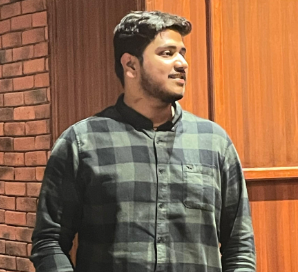
#> input picture profile.png, 298 x 272 px
$ python -i setup_image.py   (imports and definitions only)
#> lines starting #> are read from the running program, lines starting #| are printed output that depends on the picture
"""
Profile Image Setup Script
This script helps convert and optimize your profile image for the portfolio
"""

import os
from PIL import Image, ImageDraw
import io

def setup_profile_image(image_path, output_dir):
    """
    Convert profile image to circular format and save as profile.jpg

    Args:
        image_path: Path to the profile image
        output_dir: Directory to save the processed image
    """
#> called with image_path = 'profile.png', output_dir = 'out.png'
    try:
        # Open the image
        img = Image.open(image_path)
#> img is the input picture: PIL image 298x272 RGBA; mean R, G, B, A 142.2, 104.3, 77.3, 255

        # Convert to RGB if necessary (for PNG with transparency, etc.)
        if img.mode != 'RGB':
            img = img.convert('RGB')
#> img: PIL image 298x272 RGB

        # Get the minimum dimension to create a square
        size = min(img.size)
#> size = 272

        # Crop to square (centered)
        left = (img.width - size) / 2
#> left = 13
        top = (img.height - size) / 2
#> top = 0
        right = (img.width + size) / 2
#> right = 285
        bottom = (img.height + size) / 2
#> bottom = 272

        img = img.crop((left, top, right, bottom))
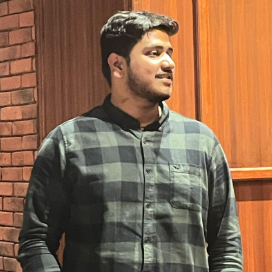
#> img: PIL image 272x272 RGB; mean R, G, B 138.1, 103.4, 77.9

        # Resize to reasonable size (400x400 for good quality)
        img = img.resize((400, 400), Image.Resampling.LANCZOS)
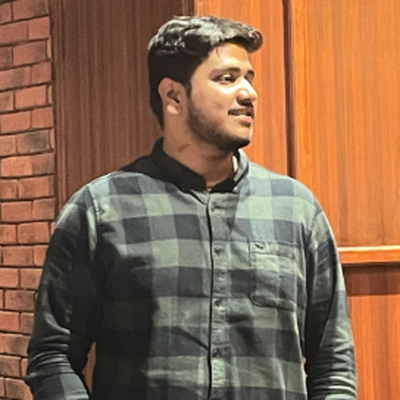
#> img: PIL image 400x400 RGB; mean R, G, B 138.1, 103.4, 77.9

        # Create circular mask for profile picture
        mask = Image.new('L', (400, 400), 0)
#> mask: PIL image 400x400 L; every value is 0
        mask_draw = ImageDraw.Draw(mask)
        mask_draw.ellipse((0, 0, 400, 400), fill=255)

        # Apply mask
        output = Image.new('RGBA', (400, 400), (0, 0, 0, 0))
#> output: PIL image 400x400 RGBA; every value is 0
        output.paste(img, (0, 0), mask)
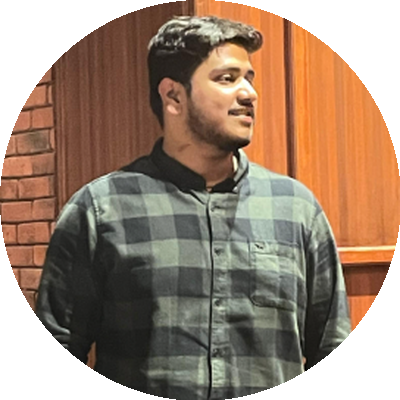
#> output: PIL image 400x400 RGBA; mean R, G, B, A 105, 81.9, 63.6, 201.1; transparent parts drawn white

        # Convert back to RGB for JPEG
        final_img = Image.new('RGB', (400, 400), (255, 255, 255))
#> final_img: PIL image 400x400 RGB; every value is 255
        final_img.paste(output, (0, 0), output)

        # Save the image
        output_path = os.path.join(output_dir, 'profile.jpg')
        final_img.save(output_path, 'JPEG', quality=95)

        print(f"✅ Profile image successfully created: {output_path}")
        print(f"Image size: 400x400 pixels")
        return True

    except Exception as e:
        print(f"❌ Error processing image: {str(e)}")
        return False

# [19 lines not run here, left out]

>>> result = setup_profile_image('profile.png', 'out.png')
